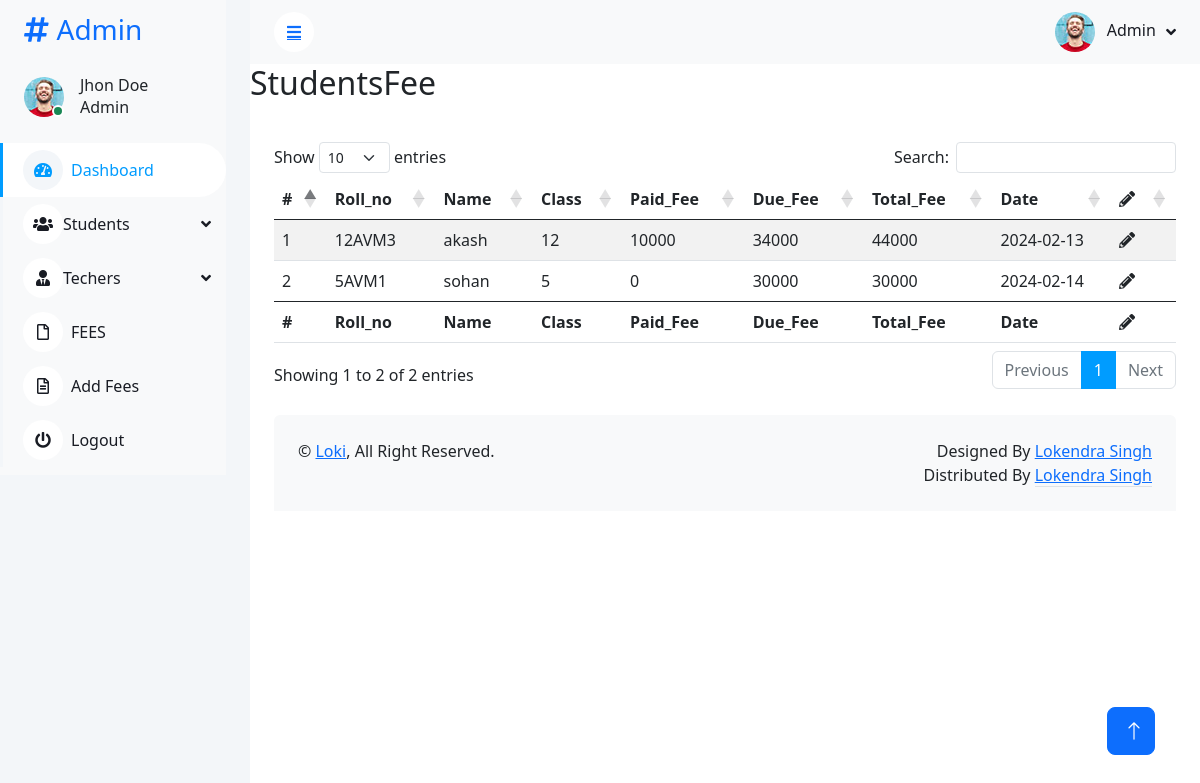
Page /studentFEE.php (signed in) on the committed database.
### tables this page shows
CREATE TABLE `student_fees` (
  `id` int(10) NOT NULL,
  `roll_no` varchar(10) NOT NULL,
  `name` text NOT NULL,
  `class` int(3) NOT NULL,
  `paid_fee` int(10) NOT NULL DEFAULT 0,
  `due_fee` int(10) NOT NULL,
  `total_fees` int(11) NOT NULL,
  `date` date NOT NULL DEFAULT current_timestamp()
);

### school.php (called while the page is built, shortened)
<?php
class School
{
	private $host  = 'localhost';
	private $user  = 'root';
	private $password   = '';
	private $database  = 'school';
	private $student_feesTable = 'student_fees';
	private $dbConnect = false;
	public function __construct()
	{
		if (!$this->dbConnect) {
			$conn = new mysqli($this->host, $this->user, $this->password, $this->database);
			if ($conn->connect_error) {
				die("Error failed to connect to MySQL: " . $conn->connect_error);
			} else {
				$this->dbConnect = $conn;
			}
		}
	}
	public function showStudentsFee(){
		$sqlselect="SELECT * FROM $this->student_feesTable";
		$result = mysqli_query($this->dbConnect, $sqlselect);
		return $result;
	}
}

### studentFEE.php (the view, shortened to what this page needs)
<?php
    include "include/header.php";
    include 'school.php';
    $school = new School();
    $school->checkLogin();
    $result = $school->showStudentsFee();
    ?>
 <h2 class='mb-3'>StudentsFee</h2>
 <div class="container-fluid pt-4 px-4">
     <div class="row g-4">
         <table id="example" class="table table-striped" style="width:100%">
             <thead>
                 <tr>
                     <th>#</th>
                     <th>Roll_no</th>
                     <th>Name</th>
                     <th>Class</th>
                     <th>Paid_Fee</th>
                     <th>Due_Fee</th>
                     <th>Total_Fee</th>
                     <th>Date</th>
                     <th><i class="	fas fa-pencil-alt me-2"></th>
                 </tr>
             </thead>
             <tbody>
                 <?php while ($row = mysqli_fetch_assoc($result)) { ?>
                     <tr>
                         <td><?php echo $row['id']; ?></td>
                         <td><?php echo $row['roll_no']; ?></td>
                         <td><?php echo $row['name']; ?></td>
                         <td><?php echo $row['class']; ?></td>
                         <td><?php echo $row['paid_fee']; ?></td>
                         <td><?php echo $row['due_fee']; ?></td>
                         <td><?php echo $row['total_fees']; ?></td>
                         <td><?php echo $row['date']; ?></td>
                         <td><a href="editStudentFEE.php?roll_no=<?php echo $row['roll_no']; ?>" class="nav-item nav-link" ><i class="fas fa-pencil-alt"></i></a></td>
                     </tr>
                 <?php } ?>
             </tbody>
             <tfoot>
                 <tr>
                     <th>#</th>
                     <th>Roll_no</th>
                     <th>Name</th>
                     <th>Class</th>
                     <th>Paid_Fee</th>
                     <th>Due_Fee</th>
                     <th>Total_Fee</th>
                     <th>Date</th>
                     <th><i class="	fas fa-pencil-alt me-2"></th>
                 </tr>
             </tfoot>
         </table>
     </div>
 </div>
 <?php
    include "include/footer.php";
    ?>

### css/style.css (style rules this page uses)
:root { --primary: #009CFF; --light: #F3F6F9; --dark: #191C24; }

### rows in the picture
student_fees: id "1", roll_no "12AVM3", name "akash", class "12", paid_fee "10000", due_fee "34000", total_fees "44000", date "2024-02-13"
student_fees: id "2", roll_no "5AVM1", name "sohan", class "5", paid_fee "0", due_fee "30000", total_fees "30000", date "2024-02-14"
